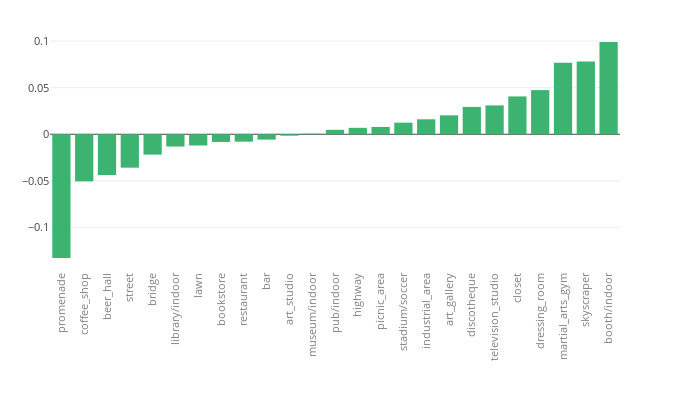

Notebook cell for this chart:
### Code cell
fn3 = "/Users/pavel/Sources/python/concepts/insta/cv_sandbox/photo_tagger/scenes_{}.json".format(OPPOSITE_CITY)
with open(fn3, "r") as f:
    data3 = json.load(f)
    
cn = Counter()
for loc in list(data3.keys()):
    for photo in data3[loc]:
        for category, val in data3[loc][photo]['categories'].items():
            cn[category] += float(val)

scenes_result2 = sorted(cn.items(), key=operator.itemgetter(1), reverse=True)

d1 = {x[0]: x[1]/len(data1) for x in scenes_result}
d2 = {x[0]: x[1]/len(data3) for x in scenes_result2}

sc_delta_val = []
for x in d1:
    if x in d1 and x in d2:
        sc_delta_val.append([x, d1[x]-d2[x]])
    else:
        print("error", x, x in d1, x in d2)

sc_tags = [z[0] for z in sorted(scenes_result, key=lambda x: x[0])]

sc_delta = sorted(sc_delta_val, key=lambda x: abs(x[1]), reverse=True)[:25]
sc_delta = sorted(sc_delta, key=lambda x: x[1], reverse=False)

data = [go.Bar(
            x=[x[0] for x in sc_delta],
            y=[x[1] for x in sc_delta],
            marker = dict(color='mediumseagreen')
    )]

margin = go.layout.Margin(t=30, b=130, l=50)
layout = go.Layout(height=400, width=700, margin=margin,
                   showlegend=False, xaxis=dict(tickangle=-90, color='grey'), 
                   font=dict(size=11))

fig = go.Figure(data=data, layout=layout)

py.iplot(fig, show_link=False)

### Figure 1 — Plotly figure (JSON) as saved in the notebook; plotly's stock layout.template omitted (floating-point values rounded to 4 significant figures)
{"data": [{"marker": {"color": "mediumseagreen"}, "type": "bar", "uid": "172a7cba-ddf6-11e8-b667-3c15c2cf2370", "x": ["promenade", "coffee_shop", "beer_hall", "street", "bridge", "library/indoor", "lawn", "bookstore", "restaurant", "bar", "art_studio", "museum/indoor", "pub/indoor", "highway", "picnic_area", "stadium/soccer", "industrial_area", "art_gallery", "discotheque", "television_studio", "closet", "dressing_room", "martial_arts_gym", "skyscraper", "booth/indoor"], "y": [-0.1328, -0.0506, -0.0438, -0.03585, -0.02185, -0.01317, -0.01207, -0.00823, -0.007925, -0.005745, -0.001535, 0.0005702, 0.004753, 0.006903, 0.007854, 0.01242, 0.01606, 0.0203, 0.02934, 0.03095, 0.04062, 0.04736, 0.07686, 0.07801, 0.09901]}], "layout": {"font": {"size": 11}, "height": 400, "margin": {"b": 130, "l": 50, "t": 30}, "showlegend": false, "width": 700, "xaxis": {"color": "grey", "tickangle": -90}}}
